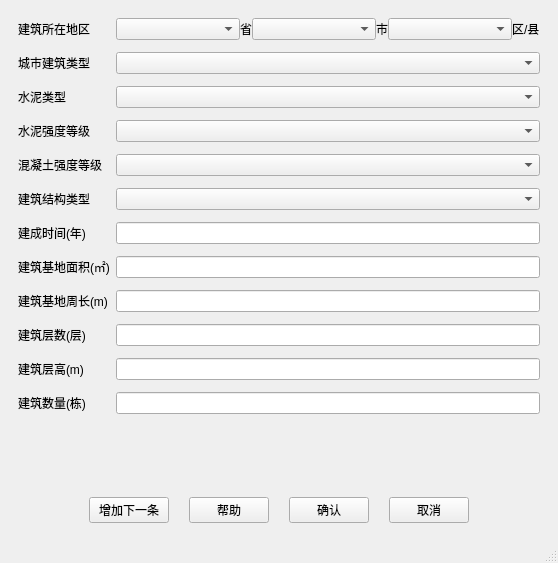
<?xml version="1.0" encoding="UTF-8"?>
<ui version="4.0">
 <class>MainWindow</class>
 <widget class="QMainWindow" name="MainWindow">
  <property name="geometry">
   <rect>
    <x>0</x>
    <y>0</y>
    <width>558</width>
    <height>563</height>
   </rect>
  </property>
  <property name="windowTitle">
   <string>MainWindow</string>
  </property>
  <widget class="QWidget" name="centralwidget">
   <layout class="QVBoxLayout" name="verticalLayout">
    <item>
     <widget class="QWidget" name="widgetTop" native="true">
      <layout class="QFormLayout" name="formLayout_2">
       <property name="verticalSpacing">
        <number>12</number>
       </property>
       <item row="0" column="0">
        <widget class="QLabel" name="label">
         <property name="text">
          <string>建筑所在地区</string>
         </property>
        </widget>
       </item>
       <item row="0" column="1">
        <layout class="QHBoxLayout" name="horizontalLayout_2">
         <item>
          <widget class="QComboBox" name="cbProvince"/>
         </item>
         <item>
          <widget class="QLabel" name="label_14">
           <property name="sizePolicy">
            <sizepolicy hsizetype="Fixed" vsizetype="Preferred">
             <horstretch>0</horstretch>
             <verstretch>0</verstretch>
            </sizepolicy>
           </property>
           <property name="text">
            <string>省</string>
           </property>
          </widget>
         </item>
         <item>
          <widget class="QComboBox" name="cbCity"/>
         </item>
         <item>
          <widget class="QLabel" name="label_15">
           <property name="sizePolicy">
            <sizepolicy hsizetype="Fixed" vsizetype="Preferred">
             <horstretch>0</horstretch>
             <verstretch>0</verstretch>
            </sizepolicy>
           </property>
           <property name="text">
            <string>市</string>
           </property>
          </widget>
         </item>
         <item>
          <widget class="QComboBox" name="cbCounty"/>
         </item>
         <item>
          <widget class="QLabel" name="label_16">
           <property name="sizePolicy">
            <sizepolicy hsizetype="Fixed" vsizetype="Preferred">
             <horstretch>0</horstretch>
             <verstretch>0</verstretch>
            </sizepolicy>
           </property>
           <property name="text">
            <string>区/县</string>
           </property>
          </widget>
         </item>
        </layout>
       </item>
       <item row="1" column="0">
        <widget class="QLabel" name="label_2">
         <property name="text">
          <string>城市建筑类型</string>
         </property>
        </widget>
       </item>
       <item row="1" column="1">
        <widget class="QComboBox" name="cbBuildingType"/>
       </item>
       <item row="2" column="0">
        <widget class="QLabel" name="label_3">
         <property name="text">
          <string>水泥类型</string>
         </property>
        </widget>
       </item>
       <item row="2" column="1">
        <layout class="QHBoxLayout" name="horizontalLayout_3">
         <item>
          <widget class="QComboBox" name="cbCementType"/>
         </item>
        </layout>
       </item>
       <item row="4" column="0">
        <widget class="QLabel" name="label_5">
         <property name="text">
          <string>混凝土强度等级</string>
         </property>
        </widget>
       </item>
       <item row="4" column="1">
        <widget class="QComboBox" name="cbConcreteRnak"/>
       </item>
       <item row="5" column="0">
        <widget class="QLabel" name="label_6">
         <property name="text">
          <string>建筑结构类型</string>
         </property>
        </widget>
       </item>
       <item row="5" column="1">
        <widget class="QComboBox" name="cbBuildingStructType"/>
       </item>
       <item row="6" column="0">
        <widget class="QLabel" name="label_7">
         <property name="text">
          <string>建成时间(年)</string>
         </property>
        </widget>
       </item>
       <item row="6" column="1">
        <layout class="QHBoxLayout" name="horizontalLayout_4">
         <item>
          <widget class="QLineEdit" name="editBuildingYear"/>
         </item>
        </layout>
       </item>
       <item row="7" column="0">
        <widget class="QLabel" name="label_8">
         <property name="text">
          <string>建筑基地面积(㎡)</string>
         </property>
        </widget>
       </item>
       <item row="7" column="1">
        <layout class="QHBoxLayout" name="horizontalLayout_5">
         <item>
          <widget class="QLineEdit" name="editArea"/>
         </item>
        </layout>
       </item>
       <item row="8" column="0">
        <widget class="QLabel" name="label_13">
         <property name="text">
          <string>建筑基地周长(m)</string>
         </property>
        </widget>
       </item>
       <item row="8" column="1">
        <layout class="QHBoxLayout" name="horizontalLayout_6">
         <item>
          <widget class="QLineEdit" name="editCircumference"/>
         </item>
        </layout>
       </item>
       <item row="9" column="0">
        <widget class="QLabel" name="label_9">
         <property name="text">
          <string>建筑层数(层)</string>
         </property>
        </widget>
       </item>
       <item row="9" column="1">
        <layout class="QHBoxLayout" name="horizontalLayout_7">
         <item>
          <widget class="QLineEdit" name="editLayerCount"/>
         </item>
        </layout>
       </item>
       <item row="10" column="0">
        <widget class="QLabel" name="label_10">
         <property name="text">
          <string>建筑层高(m)</string>
         </property>
        </widget>
       </item>
       <item row="10" column="1">
        <layout class="QHBoxLayout" name="horizontalLayout_8">
         <item>
          <widget class="QLineEdit" name="editHeight"/>
         </item>
        </layout>
       </item>
       <item row="11" column="0">
        <widget class="QLabel" name="label_11">
         <property name="text">
          <string>建筑数量(栋)</string>
         </property>
        </widget>
       </item>
       <item row="11" column="1">
        <layout class="QHBoxLayout" name="horizontalLayout_9">
         <item>
          <widget class="QLineEdit" name="editCount"/>
         </item>
        </layout>
       </item>
       <item row="3" column="0">
        <widget class="QLabel" name="label_12">
         <property name="text">
          <string>水泥强度等级</string>
         </property>
        </widget>
       </item>
       <item row="3" column="1">
        <widget class="QComboBox" name="cbCementRank"/>
       </item>
      </layout>
     </widget>
    </item>
    <item>
     <widget class="QWidget" name="widgetBottom" native="true">
      <property name="sizePolicy">
       <sizepolicy hsizetype="Preferred" vsizetype="Fixed">
        <horstretch>0</horstretch>
        <verstretch>0</verstretch>
       </sizepolicy>
      </property>
      <layout class="QHBoxLayout" name="horizontalLayout">
       <property name="spacing">
        <number>20</number>
       </property>
       <item>
        <spacer name="horizontalSpacer_5">
         <property name="orientation">
          <enum>Qt::Horizontal</enum>
         </property>
         <property name="sizeHint" stdset="0">
          <size>
           <width>40</width>
           <height>20</height>
          </size>
         </property>
        </spacer>
       </item>
       <item>
        <widget class="QPushButton" name="btnAddNewEntry">
         <property name="text">
          <string>增加下一条</string>
         </property>
        </widget>
       </item>
       <item>
        <widget class="QPushButton" name="btnHelp">
         <property name="text">
          <string>帮助</string>
         </property>
        </widget>
       </item>
       <item>
        <widget class="QPushButton" name="btnConfirm">
         <property name="text">
          <string>确认</string>
         </property>
        </widget>
       </item>
       <item>
        <widget class="QPushButton" name="btnCancel">
         <property name="text">
          <string>取消</string>
         </property>
        </widget>
       </item>
       <item>
        <spacer name="horizontalSpacer_4">
         <property name="orientation">
          <enum>Qt::Horizontal</enum>
         </property>
         <property name="sizeHint" stdset="0">
          <size>
           <width>40</width>
           <height>20</height>
          </size>
         </property>
        </spacer>
       </item>
      </layout>
     </widget>
    </item>
   </layout>
  </widget>
  <widget class="QMenuBar" name="menubar">
   <property name="geometry">
    <rect>
     <x>0</x>
     <y>0</y>
     <width>558</width>
     <height>21</height>
    </rect>
   </property>
  </widget>
  <widget class="QStatusBar" name="statusbar"/>
 </widget>
 <resources/>
 <connections/>
</ui>
